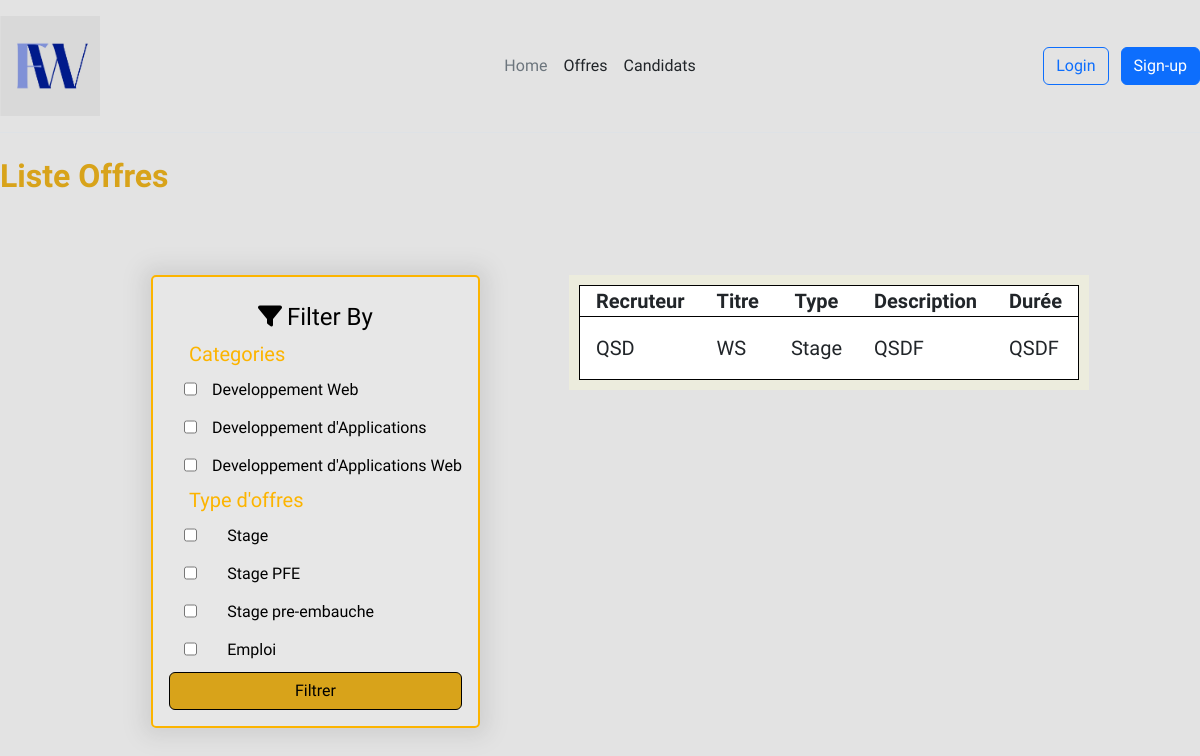
Screenshot of /list_offres.php with the database file from the repository.
### tables this page shows
CREATE TABLE `offres` (
  `Id_offre` int(11) NOT NULL,
  `Id_recruteur` int(11) NOT NULL,
  `Titre` text NOT NULL,
  `Domaine` text NOT NULL,
  `Type` text NOT NULL,
  `Duree` text NOT NULL,
  `Description` text NOT NULL
);

CREATE TABLE `recruteurs` (
  `Id_rec` int(11) NOT NULL,
  `Nom` varchar(30) NOT NULL,
  `Prenom` varchar(30) NOT NULL,
  `EmailRecruteur` text NOT NULL,
  `PasswordRecruteur` text NOT NULL,
  `Telephone` int(11) NOT NULL,
  `LinkedIn` text NOT NULL,
  `Ville` varchar(30) NOT NULL,
  `Societe` varchar(30) NOT NULL,
  `Poste` text NOT NULL
);

### includes/functions.inc.php (called while the page is built, shortened)
<?php
function getOffers($cnx){
    $sql = "SELECT * FROM `offres`,`recruteurs` where offres.id_recruteur = recruteurs.id_rec;";
            $sth = $cnx->query($sql);
            $result = $sth->fetchAll(PDO::FETCH_ASSOC);
            return $result;
}

### list_offres.php (the view, shortened to what this page needs)
<?php
include "link1.php";
include_once "includes/database_connect.inc.php";
include "includes/functions.inc.php";
?>
<?php
include "header.php";
?>
<h1 id="title">Liste Offres</h1>
<div class="container">
    <form action="includes/filter.php">
<div class="info filter">
    <h4 id="filterby"><i class="fa-solid fa-filter" style="padding-right: 5px;"></i>Filter By</h4>
    <h5 id="h5">Categories</h5>
    <table class="table_login">
        <tr>
            <td><input name="categorie[]" value="Web dev" class="checkbox" type="checkbox"></td>
            <td><h6 class="checkbox">Developpement Web</h6></td>
        </tr>
        <tr>
            <td><input name="categorie[]" value="App mobile" class="checkbox" type="checkbox"></td>
            <td><h6 class="checkbox">Developpement d'Applications</h6></td>
        </tr>
        <tr>
            <td><input name="categorie[]" value="Appweb dev" class="checkbox" type="checkbox"></td>
            <td><h6 class="checkbox">Developpement d'Applications Web</h6></td>
        </tr>
    </table>
    <h5 id="h5">Type d'offres</h5>
    <table class="table_login">
        <tr>
            <td><input name="type[]" value="Stage"  class="checkbox" type="checkbox"></td>
            <td><h6 class="checkbox">Stage</h6></td>
        </tr>
        <tr>
            <td><input name="type[]" value="Stage PFE" class="checkbox" type="checkbox"></td>
            <td><h6 class="checkbox">Stage PFE</h6></td>
        </tr>
        <tr>
            <td><input name="type[]" value="Stage pre-embauche" class="checkbox" type="checkbox"></td>
            <td><h6 class="checkbox">Stage pre-embauche</h6></td>
        </tr>
        <tr>
            <td><input name="type[]" value="Emploi" class="checkbox" type="checkbox"></td>
            <td><h6 class="checkbox">Emploi</h6></td>
        </tr>
    </table>
    <button name="filterOffres" class="btn" id="filtrer">Filtrer</button>
</div>
</form>
<div class="table">
    <table >
        <tr>
            <th>Recruteur</th>
            <th>Titre</th>
            <th>Type</th>
            <th>Description</th>
            <th>Durée</th>
        </tr>
        <?php
            $result = getOffers($cnx);
            if($result){
                foreach($result as $row){?>
                    <tr>
                    <td><?php echo $row["Societe"]; ?></td>
                        <td><?php echo $row['Titre'] ?></td>
                        <td><?php echo $row['Type'] ?></td>
                        <td><?php echo $row['Description'] ?></td>
                        <td><?php echo $row['Duree'] ?></td>
                    </tr>
                <?php
                }
            }
            else{
                echo "<tr style=\"background-color: red;\"><td>No Data Found!</td></tr>";
            }
        ?>
    </table>
</div>
</div>
</body>

### style1.css (style rules this page uses)
#filterby { text-align: center; color: black; padding-top: 10px; padding-bottom: 10px; margin: 0 auto; }
table { border: 1px black solid; }
th { text-align: center ; font-size: 20px; padding: 0 1rem; }
td { padding-left: 5px; font-size: 20px; padding: 1rem; }
.table_login td { padding: 0; color: black; }
div.table { font-size: 30px; margin-left: 20px; background-color: #eedd; padding: 10px; width: fit-content; }
#filtrer { border-top: 0px; border: 1px solid black; background-color: #D8A31A; color: black; }
.filter { color: beige; margin-left: 40px; }
div.info { display: flex; flex-direction: column; background-color: #ffffff24; border-radius: 5px; box-sizing: content-box; padding: 1rem; box-shadow: 0px 0px 20px 9px #8080802e; border: 2px solid #fcb400; }
input { width: 300px; height: 30px; }
.checkbox { width: auto; margin-left: 15px; }
.table_login { border: none; border-spacing: 100px; }
.container { margin-top: 80px; display: flex; align-items: flex-start ; justify-content: space-evenly; }
#h5 { margin-left: 20px; color: #fcb400; font-weight: 500; }
#title { color: #D8A31A; font-size: xx-large; font-weight: 900; }

### rows the page displays
offres: Id_recruteur.Societe "QSD", Titre "WS", Type "Stage", Description "QSDF", Duree "QSDF"
